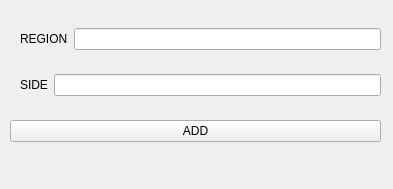
<?xml version="1.0" encoding="UTF-8"?>
<ui version="4.0">
 <class>Form</class>
 <widget class="QWidget" name="Form">
  <property name="geometry">
   <rect>
    <x>0</x>
    <y>0</y>
    <width>393</width>
    <height>189</height>
   </rect>
  </property>
  <property name="windowTitle">
   <string>Form</string>
  </property>
  <widget class="QWidget" name="verticalLayoutWidget">
   <property name="geometry">
    <rect>
     <x>0</x>
     <y>0</y>
     <width>391</width>
     <height>171</height>
    </rect>
   </property>
   <layout class="QVBoxLayout" name="verticalLayout">
    <property name="margin">
     <number>10</number>
    </property>
    <item>
     <layout class="QHBoxLayout" name="horizontalLayout">
      <property name="sizeConstraint">
       <enum>QLayout::SetMinimumSize</enum>
      </property>
      <property name="leftMargin">
       <number>10</number>
      </property>
      <item>
       <widget class="QLabel" name="lbl_region">
        <property name="text">
         <string>REGION</string>
        </property>
       </widget>
      </item>
      <item>
       <widget class="QLineEdit" name="lne_region"/>
      </item>
     </layout>
    </item>
    <item>
     <layout class="QHBoxLayout" name="horizontalLayout_4">
      <property name="sizeConstraint">
       <enum>QLayout::SetMinimumSize</enum>
      </property>
      <property name="leftMargin">
       <number>10</number>
      </property>
      <item>
       <widget class="QLabel" name="lbl_side">
        <property name="text">
         <string>SIDE</string>
        </property>
       </widget>
      </item>
      <item>
       <widget class="QLineEdit" name="lne_side"/>
      </item>
     </layout>
    </item>
    <item>
     <widget class="QPushButton" name="btn_add">
      <property name="text">
       <string>ADD</string>
      </property>
     </widget>
    </item>
   </layout>
  </widget>
 </widget>
 <resources/>
 <connections/>
</ui>
